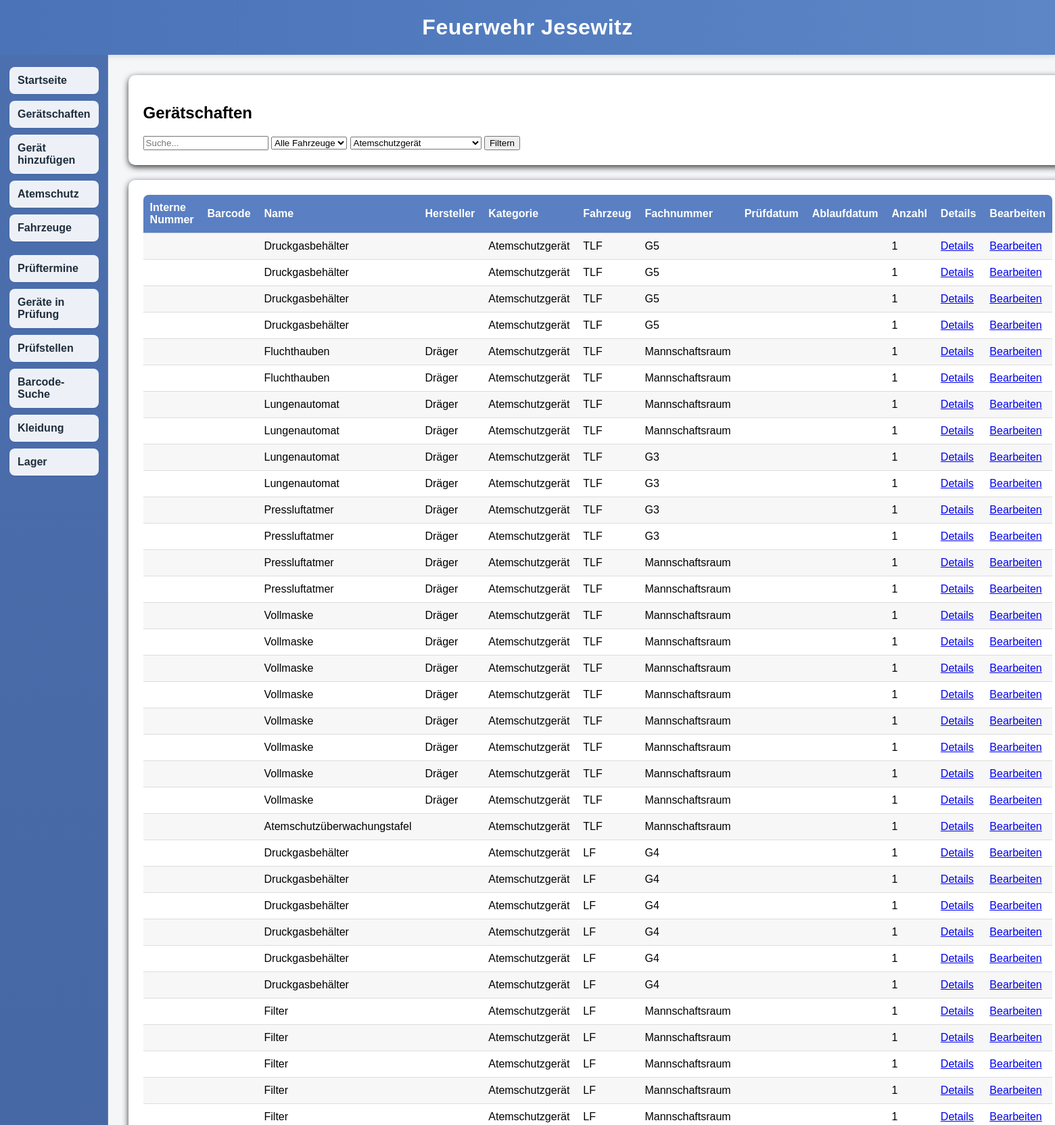
/geraete?kategorie=Atemschutzgerät (upper part), run on the app's committed database.
### tables this page shows
CREATE TABLE geraete (
    id INTEGER PRIMARY KEY AUTOINCREMENT,
    interne_nummer TEXT,
    name TEXT,
    kategorie TEXT,
    fahrzeug TEXT,
    fachnummer TEXT,
    pruefdatum TEXT,
    ablaufdatum TEXT,
    anzahl INTEGER,
    bemerkung TEXT,
    hersteller TEXT,
    barcode TEXT
, pruefstatus TEXT DEFAULT 'frei', pruefstelle TEXT, pruefauftrag_datum TEXT);

### app.py (the view, shortened to what this page needs)
@app.route("/geraete")
def geraete():
    df = lade_geraete_aus_db()
    fahrzeug = request.args.get("fahrzeug", "")
    kategorie = request.args.get("kategorie", "")
    suche = request.args.get("suche", "")
    alle_fahrzeuge = sorted(df["fahrzeug"].dropna().unique())
    alle_kategorien = sorted(df["kategorie"].dropna().unique())
    if fahrzeug:
        df = df[df["fahrzeug"] == fahrzeug]
    if kategorie:
        df = df[df["kategorie"] == kategorie]
    daten = df.to_dict(orient="records")
    return render_template(
        "geraete.html",
        daten=daten,
        fahrzeug=fahrzeug,
        kategorie=kategorie,
        suche=suche,
        fahrzeuge=alle_fahrzeuge,
        kategorien=alle_kategorien
    )

### app.py (called while the page is built)
def lade_geraete_aus_db():
    verbindung = sqlite3.connect(DATENBANK)
    df = pd.read_sql_query("SELECT * FROM geraete", verbindung)
    verbindung.close()
    return df

### templates/geraete.html (shortened to what this page needs)
{% extends "base.html" %}
{% block content %}
<div class="box">
    <h2>Gerätschaften</h2>
    <form method="get">
        <input type="text" name="suche" placeholder="Suche..." value="{{ suche }}">
        <select name="fahrzeug">
            <option value="">Alle Fahrzeuge</option>
        </select>
        <select name="kategorie">
            {% for k in kategorien %}
                <option value="{{ k }}" {% if k == kategorie %}selected{% endif %}>{{ k }}</option>
            {% endfor %}
        </select>
        <button type="submit">Filtern</button>
    </form>
</div>
<div class="box">
    <div class="table-wrapper">
        <table class="inventar-tabelle">
            <tr>
                <th>Interne Nummer</th>
                <th>Barcode</th>
                <th>Name</th>
                <th>Hersteller</th>
                <th>Kategorie</th>
                <th>Fahrzeug</th>
                <th>Fachnummer</th>
                <th>Prüfdatum</th>
                <th>Ablaufdatum</th>
                <th>Anzahl</th>
                <th>Details</th>
                <th>Bearbeiten</th>
            </tr>
            {% for item in daten %}
            <tr>
                <td>{{ item["interne_nummer"] }}</td>
                <td>{{ item["barcode"] }}</td>
                <td>{{ item["name"] }}</td>
                <td>{{ item["hersteller"] }}</td>
                <td>{{ item["kategorie"] }}</td>
                <td>{{ item["fahrzeug"] }}</td>
                <td>{{ item["fachnummer"] }}</td>
                <td>{{ item["pruefdatum"] }}</td>
                <td>{{ item["ablaufdatum"] }}</td>
                <td>{{ item["anzahl"] }}</td>
                <td><a href="/geraet/{{ item['id'] }}">Details</a></td>
                <td><a href="/geraet/{{ item['id'] }}/bearbeiten">Bearbeiten</a></td>
            </tr>
            {% endfor %}
        </table>
    </div>
</div>
{% endblock %}

### templates/base.html (style rules this page uses)
body { margin: 0; font-family: Arial, sans-serif; background-color: #f4f6f8; }
.box { background: white; padding: 22px; margin-bottom: 22px; border-radius: 10px; box-shadow: 0 3px 10px rgba(0,0,0,0.8); }
.table-wrapper { max-height: 60vh; overflow-y: auto; overflow-x: auto; border-radius: 8px; }
.inventar-tabelle { width: 100%; border-collapse: collapse; min-width: 1000px; background: white; }
.inventar-tabelle th { position: sticky; top: 0; background-color: #5a7fc2; color: white; z-index: 2; }
.inventar-tabelle th, .inventar-tabelle td { padding: 10px; text-align: left; border-bottom: 1px solid #ddd; }
.inventar-tabelle tr:nth-child(even) { background-color: #f7f7f7; }

### data on the page
geraete: name "Druckgasbehälter", kategorie "Atemschutzgerät", fahrzeug "TLF", fachnummer "G5", anzahl "1"
geraete: name "Druckgasbehälter", kategorie "Atemschutzgerät", fahrzeug "TLF", fachnummer "G5", anzahl "1"
geraete: name "Druckgasbehälter", kategorie "Atemschutzgerät", fahrzeug "TLF", fachnummer "G5", anzahl "1"
geraete: name "Druckgasbehälter", kategorie "Atemschutzgerät", fahrzeug "TLF", fachnummer "G5", anzahl "1"
geraete: name "Fluchthauben", hersteller "Dräger", kategorie "Atemschutzgerät", fahrzeug "TLF", fachnummer "Mannschaftsraum", anzahl "1"
geraete: name "Fluchthauben", hersteller "Dräger", kategorie "Atemschutzgerät", fahrzeug "TLF", fachnummer "Mannschaftsraum", anzahl "1"
geraete: name "Lungenautomat", hersteller "Dräger", kategorie "Atemschutzgerät", fahrzeug "TLF", fachnummer "Mannschaftsraum", anzahl "1"
geraete: name "Lungenautomat", hersteller "Dräger", kategorie "Atemschutzgerät", fahrzeug "TLF", fachnummer "Mannschaftsraum", anzahl "1"
geraete: name "Lungenautomat", hersteller "Dräger", kategorie "Atemschutzgerät", fahrzeug "TLF", fachnummer "G3", anzahl "1"
geraete: name "Lungenautomat", hersteller "Dräger", kategorie "Atemschutzgerät", fahrzeug "TLF", fachnummer "G3", anzahl "1"
geraete: name "Pressluftatmer", hersteller "Dräger", kategorie "Atemschutzgerät", fahrzeug "TLF", fachnummer "G3", anzahl "1"
geraete: name "Pressluftatmer", hersteller "Dräger", kategorie "Atemschutzgerät", fahrzeug "TLF", fachnummer "G3", anzahl "1"
geraete: name "Pressluftatmer", hersteller "Dräger", kategorie "Atemschutzgerät", fahrzeug "TLF", fachnummer "Mannschaftsraum", anzahl "1"
geraete: name "Pressluftatmer", hersteller "Dräger", kategorie "Atemschutzgerät", fahrzeug "TLF", fachnummer "Mannschaftsraum", anzahl "1"
geraete: name "Vollmaske", hersteller "Dräger", kategorie "Atemschutzgerät", fahrzeug "TLF", fachnummer "Mannschaftsraum", anzahl "1"
geraete: name "Vollmaske", hersteller "Dräger", kategorie "Atemschutzgerät", fahrzeug "TLF", fachnummer "Mannschaftsraum", anzahl "1"
geraete: name "Vollmaske", hersteller "Dräger", kategorie "Atemschutzgerät", fahrzeug "TLF", fachnummer "Mannschaftsraum", anzahl "1"
geraete: name "Vollmaske", hersteller "Dräger", kategorie "Atemschutzgerät", fahrzeug "TLF", fachnummer "Mannschaftsraum", anzahl "1"
geraete: name "Vollmaske", hersteller "Dräger", kategorie "Atemschutzgerät", fahrzeug "TLF", fachnummer "Mannschaftsraum", anzahl "1"
geraete: name "Vollmaske", hersteller "Dräger", kategorie "Atemschutzgerät", fahrzeug "TLF", fachnummer "Mannschaftsraum", anzahl "1"
geraete: name "Vollmaske", hersteller "Dräger", kategorie "Atemschutzgerät", fahrzeug "TLF", fachnummer "Mannschaftsraum", anzahl "1"
geraete: name "Vollmaske", hersteller "Dräger", kategorie "Atemschutzgerät", fahrzeug "TLF", fachnummer "Mannschaftsraum", anzahl "1"
geraete: name "Atemschutzüberwachungstafel", kategorie "Atemschutzgerät", fahrzeug "TLF", fachnummer "Mannschaftsraum", anzahl "1"
geraete: name "Druckgasbehälter", kategorie "Atemschutzgerät", fahrzeug "LF", fachnummer "G4", anzahl "1"
geraete: name "Druckgasbehälter", kategorie "Atemschutzgerät", fahrzeug "LF", fachnummer "G4", anzahl "1"
geraete: name "Druckgasbehälter", kategorie "Atemschutzgerät", fahrzeug "LF", fachnummer "G4", anzahl "1"
geraete: name "Druckgasbehälter", kategorie "Atemschutzgerät", fahrzeug "LF", fachnummer "G4", anzahl "1"
geraete: name "Druckgasbehälter", kategorie "Atemschutzgerät", fahrzeug "LF", fachnummer "G4", anzahl "1"
geraete: name "Druckgasbehälter", kategorie "Atemschutzgerät", fahrzeug "LF", fachnummer "G4", anzahl "1"
geraete: name "Filter", kategorie "Atemschutzgerät", fahrzeug "LF", fachnummer "Mannschaftsraum", anzahl "1"
geraete: name "Filter", kategorie "Atemschutzgerät", fahrzeug "LF", fachnummer "Mannschaftsraum", anzahl "1"
geraete: name "Filter", kategorie "Atemschutzgerät", fahrzeug "LF", fachnummer "Mannschaftsraum", anzahl "1"
geraete: name "Filter", kategorie "Atemschutzgerät", fahrzeug "LF", fachnummer "Mannschaftsraum", anzahl "1"
geraete: name "Filter", kategorie "Atemschutzgerät", fahrzeug "LF", fachnummer "Mannschaftsraum", anzahl "1"

### other printed values
form field kategorie "Atemschutzgerät"
